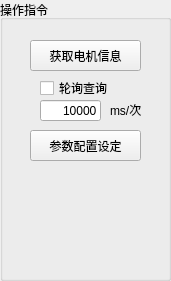
  <widget class="QGroupBox" name="groupBox_3">
   <property name="geometry">
    <rect>
     <x>20</x>
     <y>460</y>
     <width>171</width>
     <height>281</height>
    </rect>
   </property>
   <property name="title">
    <string>操作指令</string>
   </property>
   <widget class="QPushButton" name="s3__send_button_3">
    <property name="geometry">
     <rect>
      <x>30</x>
      <y>40</y>
      <width>111</width>
      <height>31</height>
     </rect>
    </property>
    <property name="text">
     <string>获取电机信息</string>
    </property>
   </widget>
   <widget class="QPushButton" name="send_SET">
    <property name="geometry">
     <rect>
      <x>30</x>
      <y>130</y>
      <width>111</width>
      <height>31</height>
     </rect>
    </property>
    <property name="text">
     <string>参数配置设定</string>
    </property>
   </widget>
   <widget class="QCheckBox" name="polling">
    <property name="geometry">
     <rect>
      <x>40</x>
      <y>80</y>
      <width>71</width>
      <height>16</height>
     </rect>
    </property>
    <property name="text">
     <string>轮询查询</string>
    </property>
   </widget>
   <widget class="QLineEdit" name="pollingtime">
    <property name="geometry">
     <rect>
      <x>40</x>
      <y>100</y>
      <width>61</width>
      <height>21</height>
     </rect>
    </property>
    <property name="text">
     <string>10000</string>
    </property>
    <property name="alignment">
     <set>Qt::AlignRight|Qt::AlignTrailing|Qt::AlignVCenter</set>
    </property>
   </widget>
   <widget class="QLabel" name="dw_2">
    <property name="geometry">
     <rect>
      <x>110</x>
      <y>100</y>
      <width>54</width>
      <height>20</height>
     </rect>
    </property>
    <property name="text">
     <string>ms/次</string>
    </property>
   </widget>
  </widget>
